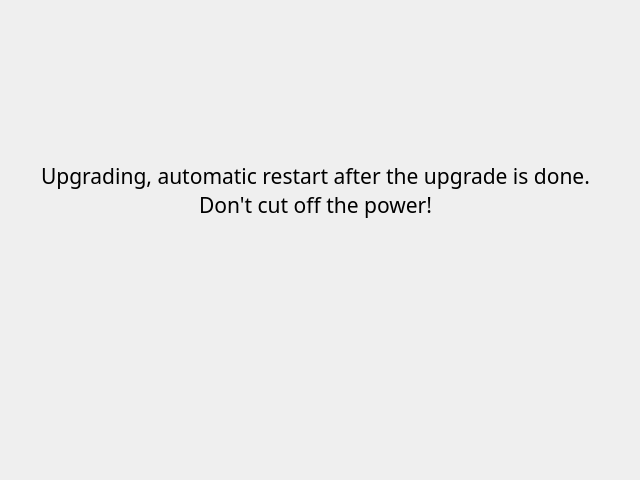
<?xml version="1.0" encoding="UTF-8"?>
<ui version="4.0">
 <class>upgradingDialog</class>
 <widget class="QDialog" name="upgradingDialog">
  <property name="geometry">
   <rect>
    <x>0</x>
    <y>0</y>
    <width>640</width>
    <height>480</height>
   </rect>
  </property>
  <property name="windowTitle">
   <string>Dialog</string>
  </property>
  <widget class="QLabel" name="energyLabel">
   <property name="geometry">
    <rect>
     <x>20</x>
     <y>10</y>
     <width>591</width>
     <height>361</height>
    </rect>
   </property>
   <property name="font">
    <font>
     <family>微软雅黑</family>
     <pointsize>16</pointsize>
     <weight>50</weight>
     <italic>false</italic>
     <bold>false</bold>
    </font>
   </property>
   <property name="styleSheet">
    <string notr="true">font: 16pt &quot;微软雅黑&quot;;</string>
   </property>
   <property name="text">
    <string>Upgrading, automatic restart after the upgrade is done. Don't cut off the power!</string>
   </property>
   <property name="alignment">
    <set>Qt::AlignCenter</set>
   </property>
   <property name="wordWrap">
    <bool>true</bool>
   </property>
  </widget>
 </widget>
 <resources/>
 <connections/>
</ui>
